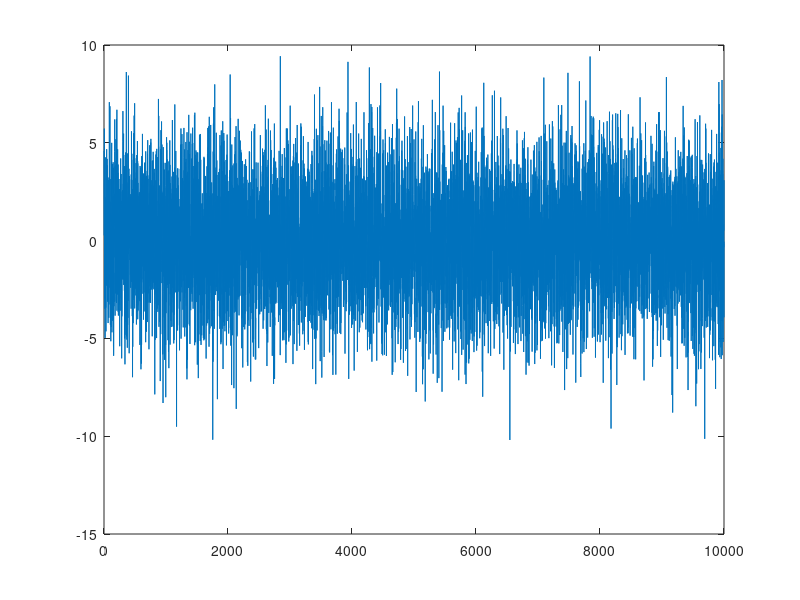
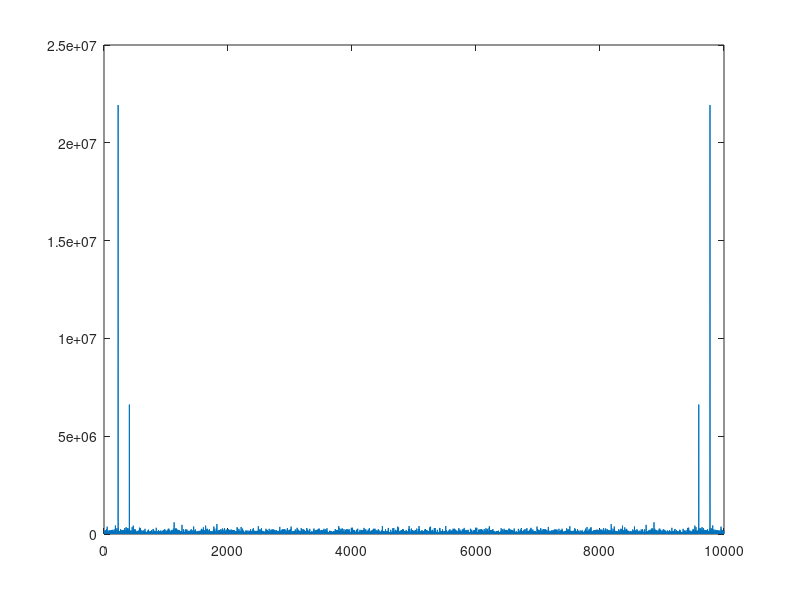
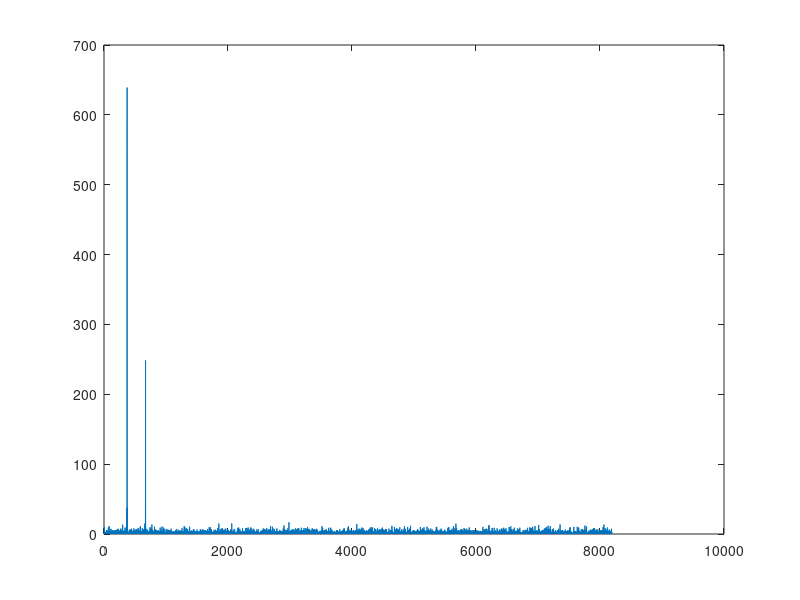
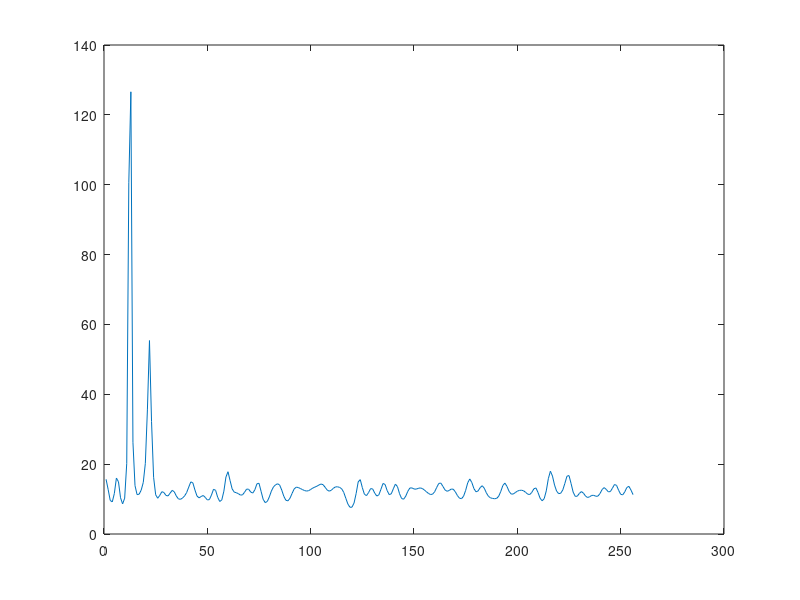

These charts were generated, in order, by the following MATLAB code:
clear all
close all

% Exercitiul 3
f1 = 1000/44100;
f2 = 1800/44100;
A  = 2.5;
N  = 10000;
n  = 0:N-1;

x = cos(2*pi*f1*n) + 0.5*cos(2*pi*f2*n) + A*randn(1,N);
plot(x)

% Exercitiul 4
% Metoda 1: cu fft()
S   = fft(x);    % S = transf Fourier a lui x
Pxx = abs(S).^2; % modulul transf. Fourier, ridicat la patrat
figure
plot(Pxx)

% Nicolae Cleju

% Metoda 2: cu periodogram()
pxx = periodogram(x);
figure
plot(pxx)

% Metoda 3: cu Yule-Walker
pxx = pyulear(x, 100);  % a 2-a valoare = ordinul modelului
figure
plot(pxx)

